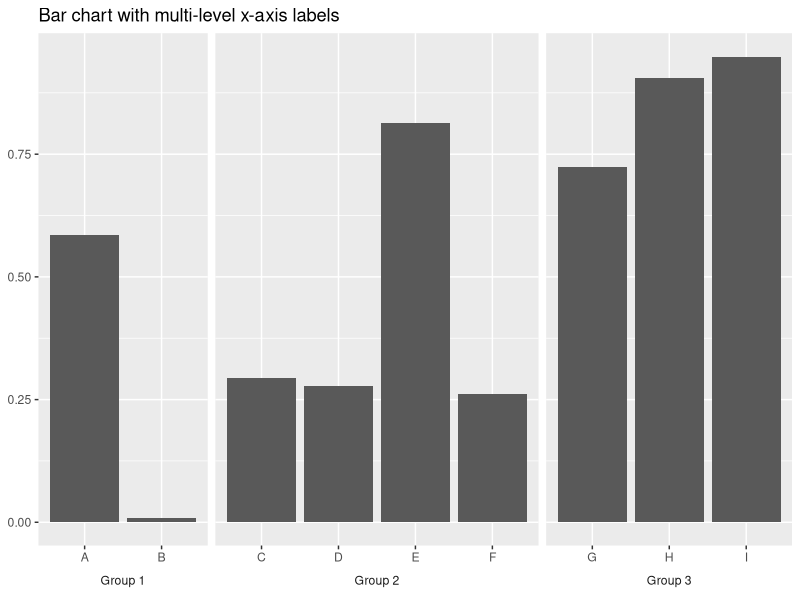
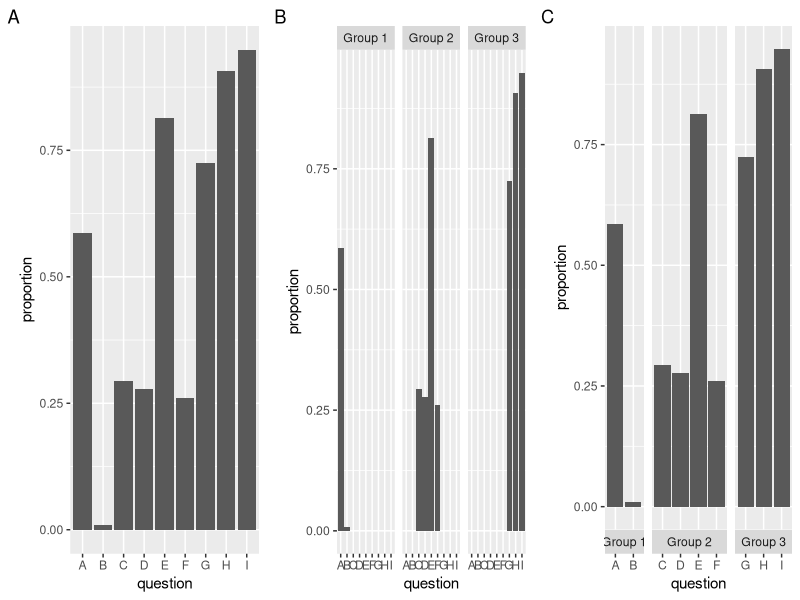

The R source for these figures, in order:
## ---- chunk 1
knitr::opts_chunk$set(echo = TRUE, message = FALSE, warning = FALSE, fig.align = 'center', fig.height = 3, fig.width = 6)
## ---- chunk 2
library(dplyr)
library(ggplot2)

# Bar chart ----

TIMES <- c(2, 4, 3)
set.seed(4)
data <- tibble(group = c(rep(paste("Group", 1:3), times = TIMES)),
               question = LETTERS[1:sum(TIMES)],
               proportion = runif(sum(TIMES)))

openxlsx::write.xlsx(data, file = "data_cols.xlsx")

data %>% 
  ggplot(aes(x = question, y = proportion)) +
  geom_col() +
  facet_grid(~group, scales = "free_x", switch = "x", space = "free_x") +
  theme(strip.placement = "outside", 
        strip.background = element_rect(fill = "white"), 
        axis.title = element_blank()) +
  labs(title = "Bar chart with multi-level x-axis labels")
## ---- chunk 3
# `tibble` and `%>%`.
library(dplyr)

# For reproducibility.
set.seed(4) 

# Counts of elements in each of three group.
TIMES <- c(2, 4, 3)

# Simulate data.
data <- tibble(group = c(rep(paste("Group", 1:3), times = TIMES)),
               question = LETTERS[1:sum(TIMES)],
               proportion = runif(sum(TIMES)))

data
## ---- chunk 4
# Super-categories for x-axis (in the end came up with a simple solution with labels).
# https://stackoverflow.com/questions/48552671/ggplot2-show-category-and-sub-category-for-x-axis-labels
# https://stackoverflow.com/questions/44247239/grouping-on-the-x-axis-in-ggplot2
# https://stackoverflow.com/questions/20571306/multi-row-x-axis-labels-in-ggplot-line-chart
# https://stackoverflow.com/questions/44616530/axis-labels-on-two-lines-with-nested-x-variables-year-below-months/44616739
# https://github.com/tidyverse/ggplot2/issues/1966
## ---- chunk 5
p_a <- data %>% 
  ggplot(aes(x = question, y = proportion)) +
  geom_col() +
  labs(tag = "A")

p_b <- p_a +
  facet_grid(~group) +
  labs(tag = "B")

p_c <- p_b +
  facet_grid(~group, scales = "free_x", switch = "x", space = "free_x") +
  labs(tag = "C")

gridExtra::grid.arrange(p_a, p_b, p_c, nrow = 1)
